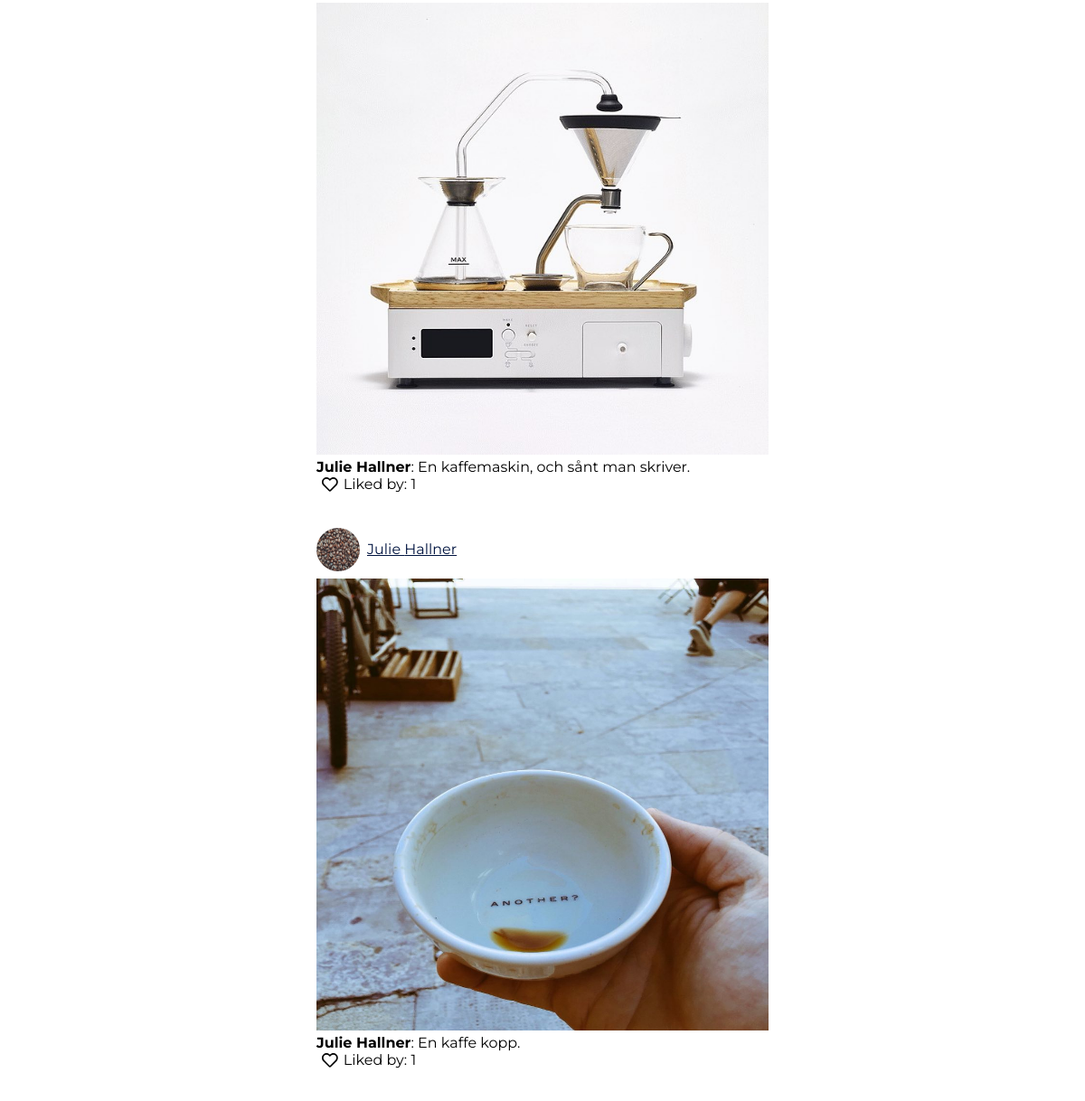
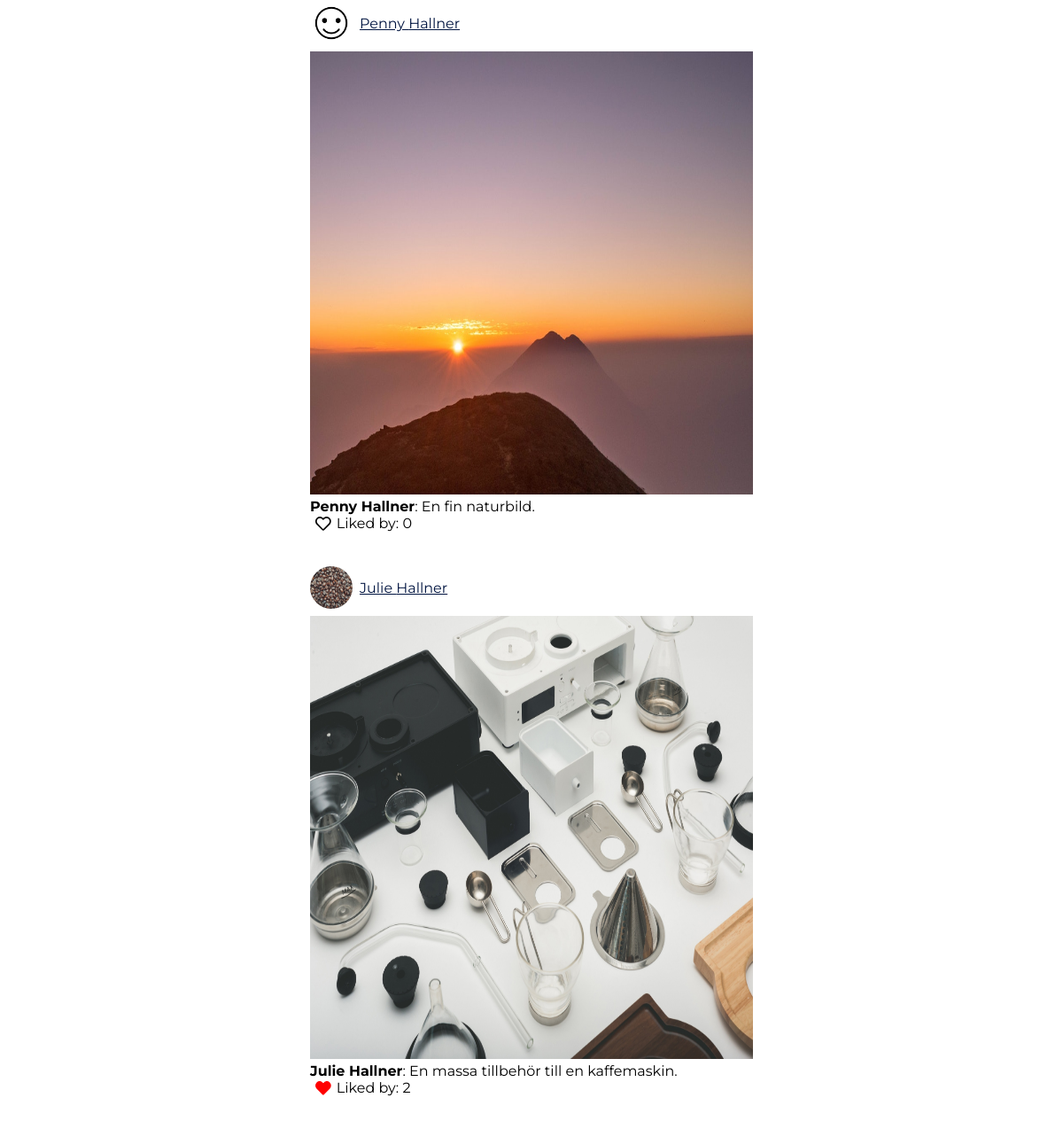
Page / (signed in, lower part) on the earlier database version (2 pictures, top to bottom).
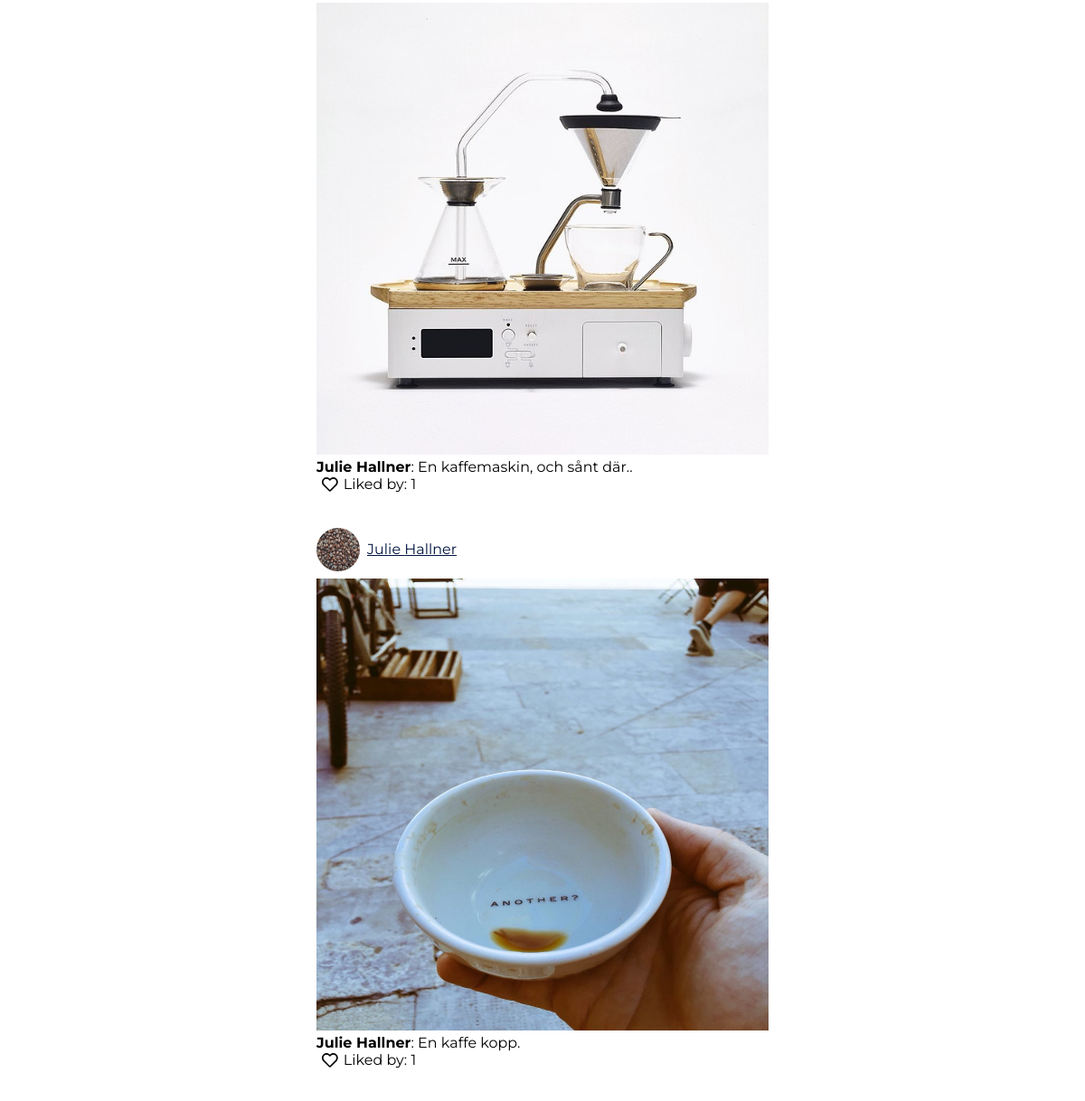
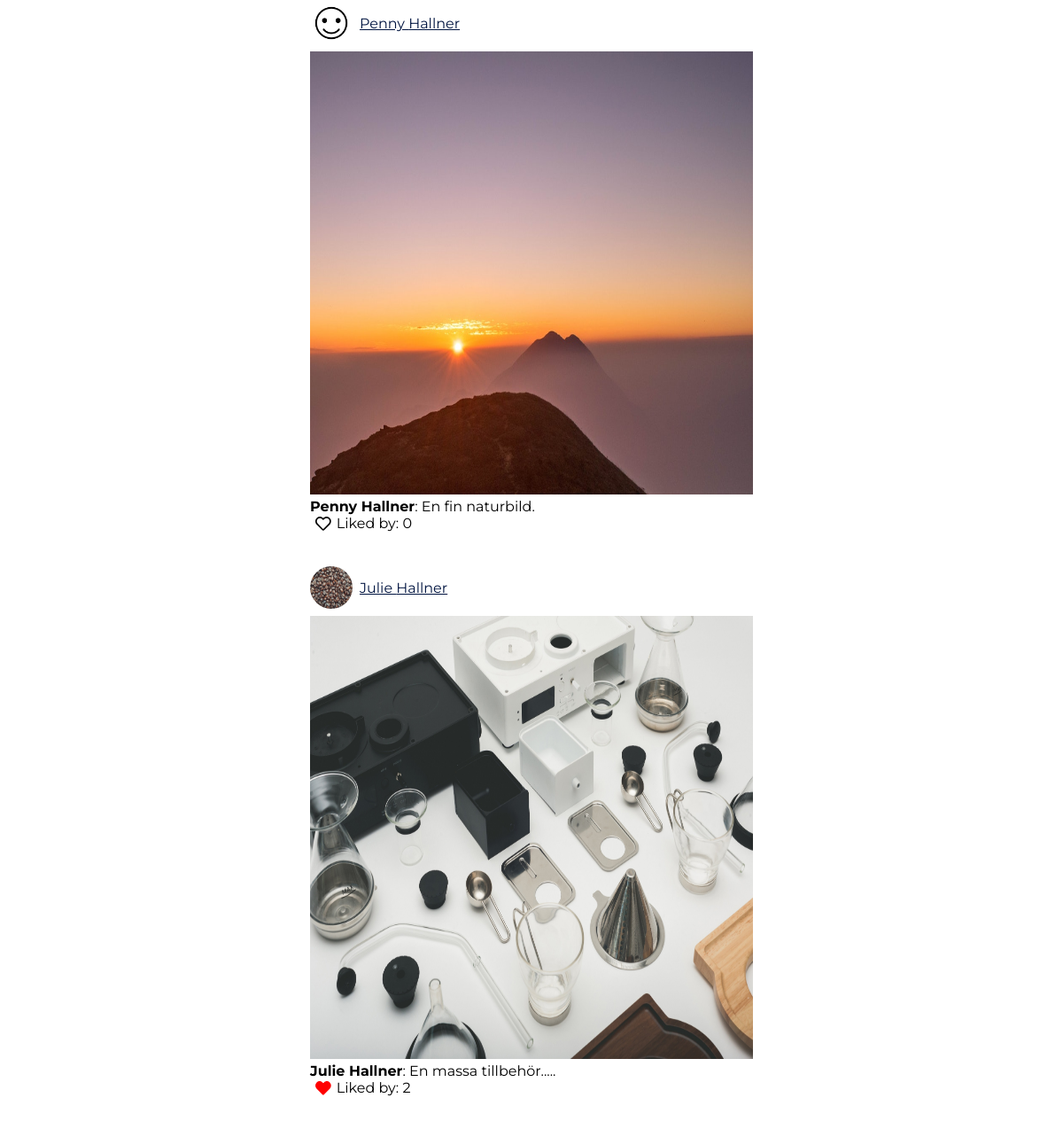
Same page on the later database version (2 pictures, top to bottom).
### tables this page shows
CREATE TABLE "posts" (
	`post_id`	INTEGER NOT NULL PRIMARY KEY AUTOINCREMENT,
	`post`	TEXT NOT NULL,
	`date`	TEXT,
	`user_id`	INTEGER,
	`content`	TEXT
);

CREATE TABLE "users" (
	`user_id`	INTEGER NOT NULL PRIMARY KEY AUTOINCREMENT,
	`first_name`	TEXT NOT NULL,
	`last_name`	TEXT NOT NULL,
	`profile_pic`	TEXT DEFAULT 'default_profile.jpg',
	`email`	TEXT NOT NULL UNIQUE,
	`password`	TEXT NOT NULL,
	`bio`	TEXT
);

### app/functions.php (called while the page is built, shortened)
<?php
function postFeed() {
    $config = require __DIR__.'/config.php';
    $pdo = new PDO($config['database_path']);
    $statement = $pdo->prepare(
        'SELECT a.post, a.content, a.post_id, c.first_name, c.last_name, c.profile_pic, c.user_id, count(l.post_like)
        AS "like"
        FROM posts a
        LEFT JOIN users c ON a.user_id=c.user_id
		LEFT JOIN likes l ON a.post_id=l.post_id
		GROUP BY a.post_id
		ORDER BY a.date DESC;');
        $statement->execute();
        $postsFeed = $statement->fetchAll(PDO::FETCH_ASSOC);
        return $postsFeed;
}

### home.php (the view, shortened to what this page needs)
<article class="homepage">
<?php
    $posts = postFeed();
?>
    <div class="gallery-page">
        <?php foreach ($posts as $post): ?>
            <div class="post">
                <div class="image-names">
                    <img class="profile-pic-small" src="image/profile/<?php echo $post['profile_pic'];?>" alt="avatar">
                    <a href="visit_user.php?user_id=<?php echo $post['user_id'];?>">
                        <p><?php echo $post['first_name'].' '. $post['last_name'];?></p>
                    </a>
                </div>
                    <img class="gallery-pics" src="image/post/<?php echo $post['post'];?>" alt="photoify">
                    <p><b><?php echo $post['first_name'].' '. $post['last_name']?></b><?php echo ': '. $post['content'];?></p>
    <?php
        $statement = $pdo->prepare(
            'SELECT * FROM likes
            WHERE post_id = :post_id
            AND user_id = :user_id');
            $statement->bindParam(':post_id', $post['post_id'], PDO::PARAM_INT);
            $statement->bindParam(':user_id', $_SESSION['user']['user_id'], PDO::PARAM_INT);
            $statement->execute();
            $alreadyLiked = $statement->fetch(PDO::FETCH_ASSOC);
    ?>
        <?php if($alreadyLiked):?>
            <form class="like-post" action="app/likes/delete.php" method="post">
                <button type="submit" name="like" class="like">
                    <span style="color:red;">
                        <i class="fas fa-heart fa-lg"></i>
                    </span>
                </button>
                    <p>Liked by: <?php echo $post['like']; ?></p>
            </form>
    <?php else: ?>
            <form class="like-post" action="app/likes/like.php" method="post">
                <button type="submit" name="like" class="like">
                    <i class="far fa-heart fa-lg"></i>
                </button>
                    <p>Liked by: <?php echo $post['like']; ?></p>
            </form>
    <?php endif; ?>
            <br><br>
        </div>
    <?php endforeach; ?>
    </div>
</article>

### views/header.php (shortened to what this page needs)
<!DOCTYPE html>
<html lang="en">
<head>
    <link rel="stylesheet" href="https://use.fontawesome.com/releases/v5.6.3/css/all.css">
    <link rel="stylesheet" href="assets/styles/main.css">
    <link rel="stylesheet" href="assets/styles/start.css">
    <link rel="stylesheet" href="assets/styles/signup.css">
    <link rel="stylesheet" href="assets/styles/home.css">
    <link rel="stylesheet" href="assets/styles/upload_photo.css">
    <link rel="stylesheet" href="assets/styles/intro.css">
    <link rel="stylesheet" href="assets/styles/mypage.css">
    <link rel="stylesheet" href="assets/styles/visit_user.css">
    <link rel="stylesheet" href="assets/styles/settings.css">
</head>
<body>
    <div class="container">

### index.php
<?php require __DIR__.'/views/header.php'; ?>
<article>
    <?php
        if(isset($_SESSION['user'])):  ?>
    <?php require __DIR__.'/home.php'; ?>
    <?php else: ?>
        <?php require __DIR__.'/start.php'; ?>
    <?php endif; ?>
</article>
<?php require __DIR__.'/views/footer.php'; ?>

### views/footer.php (shortened to what this page needs)
</div>
</body>
</html>

### assets/styles/main.css (style rules this page uses)
* { box-sizing: border-box; margin: 0px; }
body { width: 100%; height: 100vh; background-color: #ffff; display:flex; flex-direction: column; font-family: 'Montserrat', sans-serif; }
body a { color: #001440; }
.container { margin: 0px; padding-bottom: 60%; width: 100%; }
@media screen and (min-width: 600px) { * { box-sizing: border-box; margin: 0px; } }
@media screen and (min-width: 800px) { * { box-sizing: border-box; margin: 0px; } }
@media screen and (min-width: 800px) { .container { margin: 0px; width: 100%; padding-bottom: 5%; } }

### assets/styles/home.css (style rules this page uses)
.homepage { height: 100vh; }
.image-names a { display: flex; }
.gallery-page { display: flex; flex-direction: column; align-items: center; padding-bottom: 20%; }
.gallery-pics { width: 350px; height: 350px; }
.profile-pic-small { height: 3em; width: 3em; border-radius: 50%; margin-top: 0px; }
.image-names { display: flex; flex-direction: row; margin-bottom: 0.5em; }
.image-names p { align-self: center; margin-left: 0.5em; }
.like-post { display: flex; flex-direction: row; }
.like { background-color: white; border: none; }
@media screen and (min-width: 600px) { .gallery-pics { width: 400px; height: 400px; } }
@media screen and (min-width: 800px) { .gallery-pics { width: 500px; height: 500px; } }
@media screen and (min-width: 800px) { .gallery-page { padding-bottom: 10%; } }

Differences in the rows shown:
changed posts: content "En kaffemaskin, och sånt man skriver." → "En kaffemaskin, och sånt där.."
changed posts: content "En massa tillbehör till en kaffemaskin." → "En massa tillbehör....."
